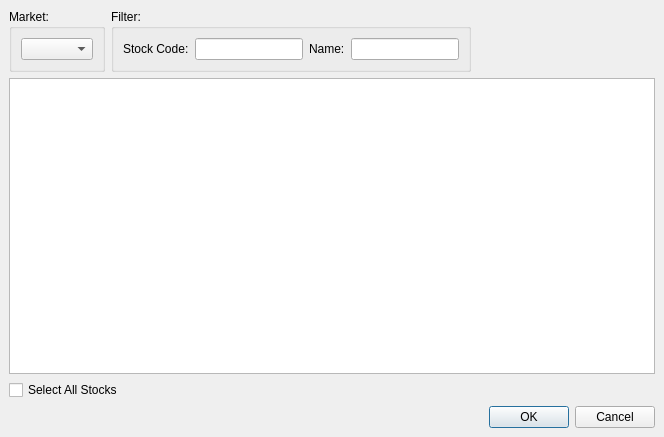
<ui version="4.0" >
 <class>tcStockSelectDialog</class>
 <widget class="QDialog" name="tcStockSelectDialog" >
  <property name="geometry" >
   <rect>
    <x>0</x>
    <y>0</y>
    <width>664</width>
    <height>437</height>
   </rect>
  </property>
  <property name="windowTitle" >
   <string>Select Stock...</string>
  </property>
  <layout class="QVBoxLayout" >
   <property name="margin" >
    <number>9</number>
   </property>
   <property name="spacing" >
    <number>6</number>
   </property>
   <item>
    <layout class="QHBoxLayout" >
     <property name="margin" >
      <number>0</number>
     </property>
     <property name="spacing" >
      <number>6</number>
     </property>
     <item>
      <widget class="QGroupBox" name="grp1" >
       <property name="sizePolicy" >
        <sizepolicy>
         <hsizetype>1</hsizetype>
         <vsizetype>5</vsizetype>
         <horstretch>0</horstretch>
         <verstretch>0</verstretch>
        </sizepolicy>
       </property>
       <property name="title" >
        <string>Market:</string>
       </property>
       <layout class="QVBoxLayout" >
        <property name="margin" >
         <number>9</number>
        </property>
        <property name="spacing" >
         <number>6</number>
        </property>
        <item>
         <widget class="QComboBox" name="cbo1" />
        </item>
       </layout>
      </widget>
     </item>
     <item>
      <widget class="QGroupBox" name="grp2" >
       <property name="title" >
        <string>Filter:</string>
       </property>
       <layout class="QHBoxLayout" >
        <property name="margin" >
         <number>9</number>
        </property>
        <property name="spacing" >
         <number>6</number>
        </property>
        <item>
         <widget class="QLabel" name="lbl1" >
          <property name="text" >
           <string>Stock Code:</string>
          </property>
         </widget>
        </item>
        <item>
         <widget class="QLineEdit" name="edt1" />
        </item>
        <item>
         <widget class="QLabel" name="lbl2" >
          <property name="text" >
           <string>Name:</string>
          </property>
         </widget>
        </item>
        <item>
         <widget class="QLineEdit" name="edt2" />
        </item>
       </layout>
      </widget>
     </item>
     <item>
      <spacer>
       <property name="orientation" >
        <enum>Qt::Horizontal</enum>
       </property>
       <property name="sizeHint" >
        <size>
         <width>40</width>
         <height>20</height>
        </size>
       </property>
      </spacer>
     </item>
    </layout>
   </item>
   <item>
    <widget class="QTableWidget" name="tbl1" />
   </item>
   <item>
    <widget class="QCheckBox" name="chk1" >
     <property name="text" >
      <string>Select All Stocks</string>
     </property>
    </widget>
   </item>
   <item>
    <widget class="QDialogButtonBox" name="buttonBox" >
     <property name="orientation" >
      <enum>Qt::Horizontal</enum>
     </property>
     <property name="standardButtons" >
      <set>QDialogButtonBox::Cancel|QDialogButtonBox::NoButton|QDialogButtonBox::Ok</set>
     </property>
    </widget>
   </item>
  </layout>
 </widget>
 <resources/>
 <connections>
  <connection>
   <sender>buttonBox</sender>
   <signal>accepted()</signal>
   <receiver>tcStockSelectDialog</receiver>
   <slot>accept()</slot>
   <hints>
    <hint type="sourcelabel" >
     <x>248</x>
     <y>254</y>
    </hint>
    <hint type="destinationlabel" >
     <x>157</x>
     <y>274</y>
    </hint>
   </hints>
  </connection>
  <connection>
   <sender>buttonBox</sender>
   <signal>rejected()</signal>
   <receiver>tcStockSelectDialog</receiver>
   <slot>reject()</slot>
   <hints>
    <hint type="sourcelabel" >
     <x>316</x>
     <y>260</y>
    </hint>
    <hint type="destinationlabel" >
     <x>286</x>
     <y>274</y>
    </hint>
   </hints>
  </connection>
 </connections>
</ui>
